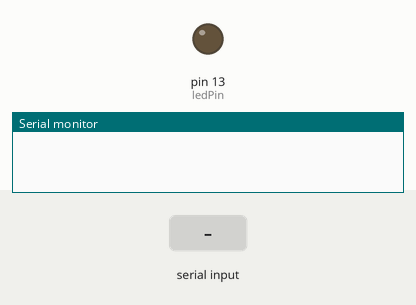
Recording of a sketch running on a simulated Arduino Uno, built with avr-gcc and run on an emulated ATmega328P. On the bench: output pins drawn as LEDs (lit = HIGH), the last lines printed to the serial monitor. The inputs (shaded band) are chosen by the test bench.

Above: at 1.2 s.
1.3 s: "H" received over Serial
At 1.9 s:
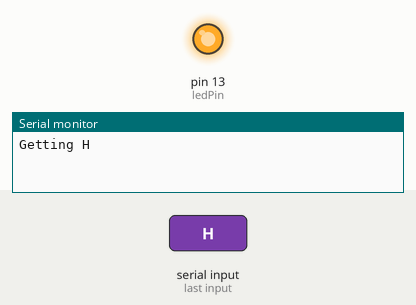
2.8 s: "L" received over Serial
At 3.1 s:
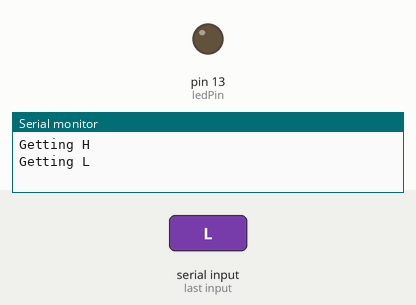
Timing chart, 0 to 5.8 s (numbered marks = the images above; inputs shaded):
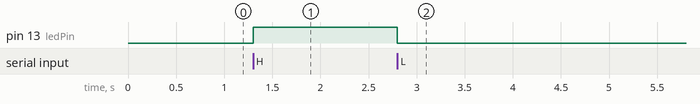

The sketch:

Arduino_GUI.ino
```cpp
int ledPin = 13;
int incomingByte;

void setup() {
  Serial.begin(9600);
  pinMode(ledPin, OUTPUT);
}

void loop() {
  if (Serial.available() > 0) {
    incomingByte = Serial.read();
    if (incomingByte == 'H') {
      digitalWrite(ledPin, HIGH);
      Serial.println("Getting H");
    }

    if (incomingByte == 'L') {
      digitalWrite(ledPin, LOW);
      Serial.println("Getting L");
    }
  }
}
```

Measured:
- after the input at 1.3 s, pin 13 (ledPin): LOW → HIGH at once
- after the input at 2.8 s, pin 13 (ledPin): HIGH → LOW at once
